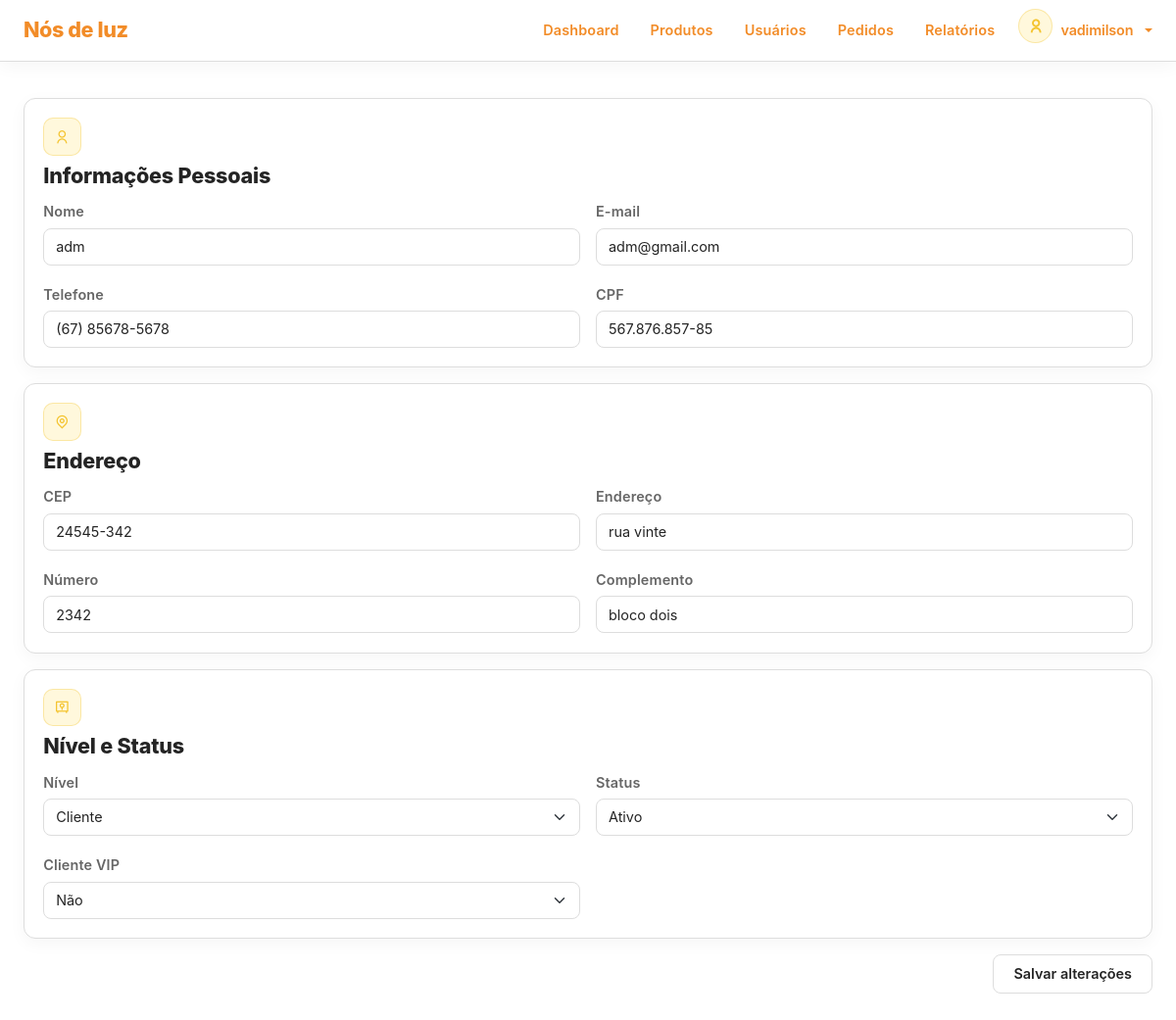
Before: /dashboard/user-edit.php?id=5 (signed in) with the older database file.
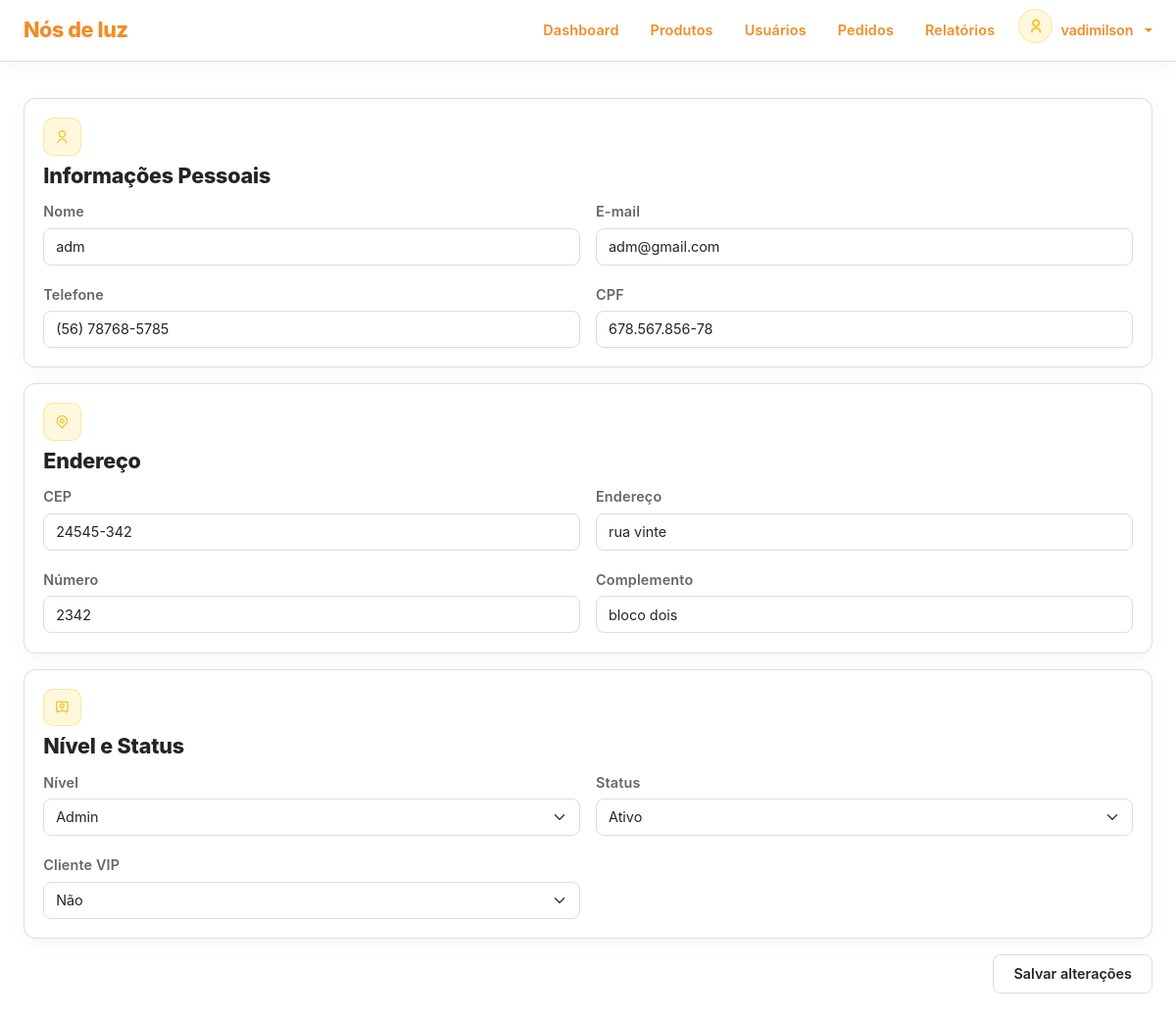
After: the same page with the newer database file.
### tables this page shows
CREATE TABLE `users` (
  `id` int(11) NOT NULL,
  `name` varchar(250) NOT NULL,
  `email` varchar(250) NOT NULL,
  `password` varchar(250) NOT NULL,
  `phone` varchar(15) NOT NULL,
  `cpf` varchar(14) NOT NULL,
  `address` varchar(250) NOT NULL,
  `cep` varchar(8) NOT NULL,
  `address_number` varchar(20) NOT NULL,
  `address_complement` varchar(100) DEFAULT NULL,
  `role` enum('Cliente','Admin') NOT NULL,
  `status` enum('Ativo','Inativo') NOT NULL,
  `vip` enum('sim','nao') NOT NULL DEFAULT 'nao',
  `reset_token` varchar(64) DEFAULT NULL,
  `reset_token_expires` datetime DEFAULT NULL,
  `date_register` datetime NOT NULL DEFAULT current_timestamp()
);

### app/config/config.php (called while the page is built, shortened)
<?php
function e(?string $value): string
{
    return htmlspecialchars($value ?? '', ENT_QUOTES, 'UTF-8');
}
?>

### dashboard/user-edit.php (the view, shortened to what the changed rows need)
<?php
require_once __DIR__ . '/../app/config/config.php';
require_once BASE_PATH . '/app/middleware/admin.php';
$id = $_GET['id'] ?? '';
if (!empty($id)) {
    $stmt = mysqli_prepare($conn, "SELECT * FROM users WHERE id = ?");
    mysqli_stmt_bind_param($stmt, "i", $id);
    mysqli_stmt_execute($stmt);
    $result = mysqli_stmt_get_result($stmt);
    $user = mysqli_fetch_assoc($result);
} else {
    header("Location: " . BASE_URL . '/dashboard/index.php');
    exit;
}
$name = $user['name'];
$email = $user['email'];
$phone = $user['phone'];
$cpf = $user['cpf'];
$cep = $user['cep'];
$address = $user['address'];
$address_number = $user['address_number'];
$address_complement = $user['address_complement'];
$role = $user['role'];
$status = $user['status'];
require_once BASE_PATH . '/components/layout/head.php';
?>
<div class="custom-main-container min-vh-100 section-spacer">
    <div class="row g-3">
        <div class="col-12">
            <form name="filter-form" action="<?= BASE_URL ?>app/controllers/user-controller.php" method="POST">
                <div class="d-flex flex-column gap-3">
                    <div class="card no-hover">
                        <div class="card-body">
                            <div class="form-content">
                                <div class="form-body row g-3">
                                    <div class="form-field col-6">
                                        <label for="name">Nome</label>
                                        <input class="form-control" name="name" id="name"
                                            value="<?= e($name) ?>" placeholder="Ex: Rogério..."
                                            type="text" minlength="3" maxlength="100" required />
                                    </div>
                                    <div class="form-field col-6">
                                        <label for="email">E-mail</label>
                                        <input class="form-control" name="email" id="email"
                                            value="<?= e($email) ?>" placeholder="nome@exemplo.com"
                                            type="email" maxlength="255" required />
                                    </div>
                                    <div class="form-field col-6">
                                        <label for="phone">Telefone</label>
                                        <input class="form-control" name="phone" id="phone"
                                            value="<?= e($phone) ?>" placeholder="(00) 00000-0000"
                                            type="text" minlength="15" maxlength="15" required />
                                    </div>
                                    <div class="form-field col-6">
                                        <label for="cpf">CPF</label>
                                        <input class="form-control" name="cpf" id="cpf"
                                            value="<?= e($cpf) ?>" placeholder="000.000.000-00"
                                            type="text" minlength="14" maxlength="14" required />
                                    </div>
                                </div>
                            </div>
                        </div>
                    </div>
                    <div class="card no-hover">
                        <div class="card-body">
                            <div class="form-content">
                                <div class="form-body row g-3">
                                    <div class="form-field col-6">
                                        <label for="cep">CEP</label>
                                        <input class="form-control" name="cep" id="cep"
                                            value="<?= e($cep) ?>" placeholder="00000-000" type="text"
                                            minlength="9" maxlength="9" required />
                                    </div>
                                    <div class="form-field col-6">
                                        <label for="address">Endereço</label>
                                        <input class="form-control" name="address" id="address"
                                            value="<?= e($address) ?>" placeholder="Rua, Avenida..."
                                            type="text" minlength="5" maxlength="150" required />
                                    </div>
                                    <div class="form-field col-6">
                                        <label for="address_number">Número</label>
                                        <input class="form-control" name="address_number" id="address_number"
                                            value="<?= e($address_number) ?>" placeholder="123"
                                            type="text" maxlength="10" required />
                                    </div>
                                    <div class="form-field col-6">
                                        <label for="address_complement">Complemento</label>
                                        <input class="form-control" name="address_complement" id="address_complement"
                                            value="<?= e($address_complement) ?>"
                                            placeholder="Apt, Bloco..." type="text" maxlength="100" />
                                    </div>
                                </div>
                            </div>
                        </div>
                    </div>
                    <div class="card no-hover">
                        <div class="card-body">
                            <div class="form-content">
                                <div class="form-body row g-3">
                                    <div class="form-field col-6">
                                        <label for="role">Nível</label>
                                        <select class="form-select" name="role" id="role" placeholder="Nível" autocomplete="off">
                                            <option value="Cliente" <?= ($role == 'Cliente') ? 'selected' : '' ?>>Cliente</option>
                                            <option value="Admin" <?= ($role == 'Admin') ? 'selected' : '' ?>>Admin</option>
                                        </select>
                                    </div>
                                    <div class="form-field col-6">
                                        <label for="status">Status</label>
                                        <select class="form-select" name="status" id="status" placeholder="Status" autocomplete="off">
                                            <option value="Ativo" <?= ($status == 'Ativo') ? 'selected' : '' ?>>Ativo</option>
                                        </select>
                                    </div>
                                    <div class="form-field col-6">
                                        <label for="vip">Cliente VIP</label>
                                        <select class="form-select" name="vip" id="vip" autocomplete="off">
                                            <option value="nao" <?= ($user['vip'] === 'nao') ? 'selected' : '' ?>>
                                                Não
                                            </option>
                                        </select>
                                    </div>
                                </div>
                            </div>
                        </div>
                    </div>
                </div>
            </form>
        </div>
    </div>
</div>

Changed rows visible on the page:
changed users "adm": phone "(67) 85678-5678" → "(56) 78768-5785"; cpf "567.876.857-85" → "678.567.856-78"; role "Cliente" → "Admin"
